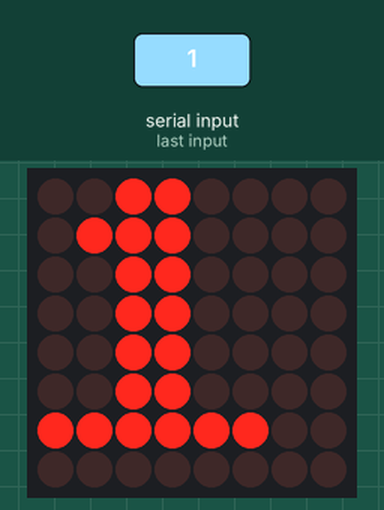
Bench run of a program on a simulated Raspberry Pi (BCM pin numbers). Parts: 8×8 LED matrix. Inputs (shaded band) come from the test bench. What the program prints to the terminal is not drawn. At 1.3 s the program stops and its outputs stay as they are.

1.3 s: "1" typed at the terminal
Above: at 1.7 s.
Timing chart, 0 to 2.8 s (numbered marks = the images above; inputs shaded):
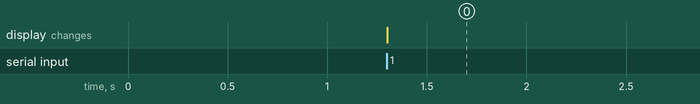

The program:

matrix8x8.py
```python
#!/usr/bin/env python
# Raspberry Pi Cookbook
# Chapter 6
# Controlling an 8x8 LED Matrix
# Requires the MAX7219 Library
import max7219.led as led

device = led.matrix()
message = raw_input('Enter message: ')
device.show_message(message)
```

Measured:
- after the input at 1.3 s, the display: changes at once (image 0)
